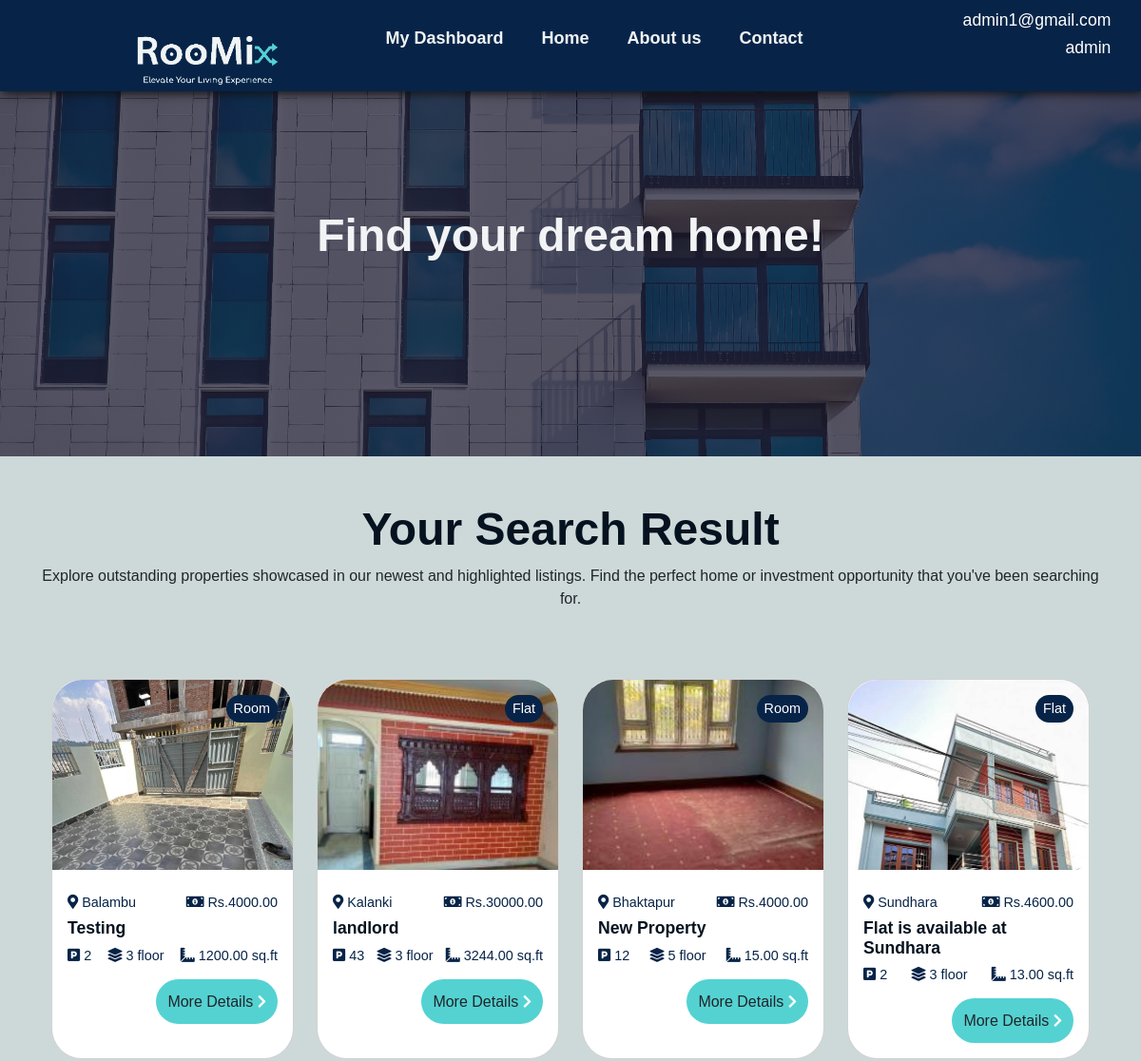
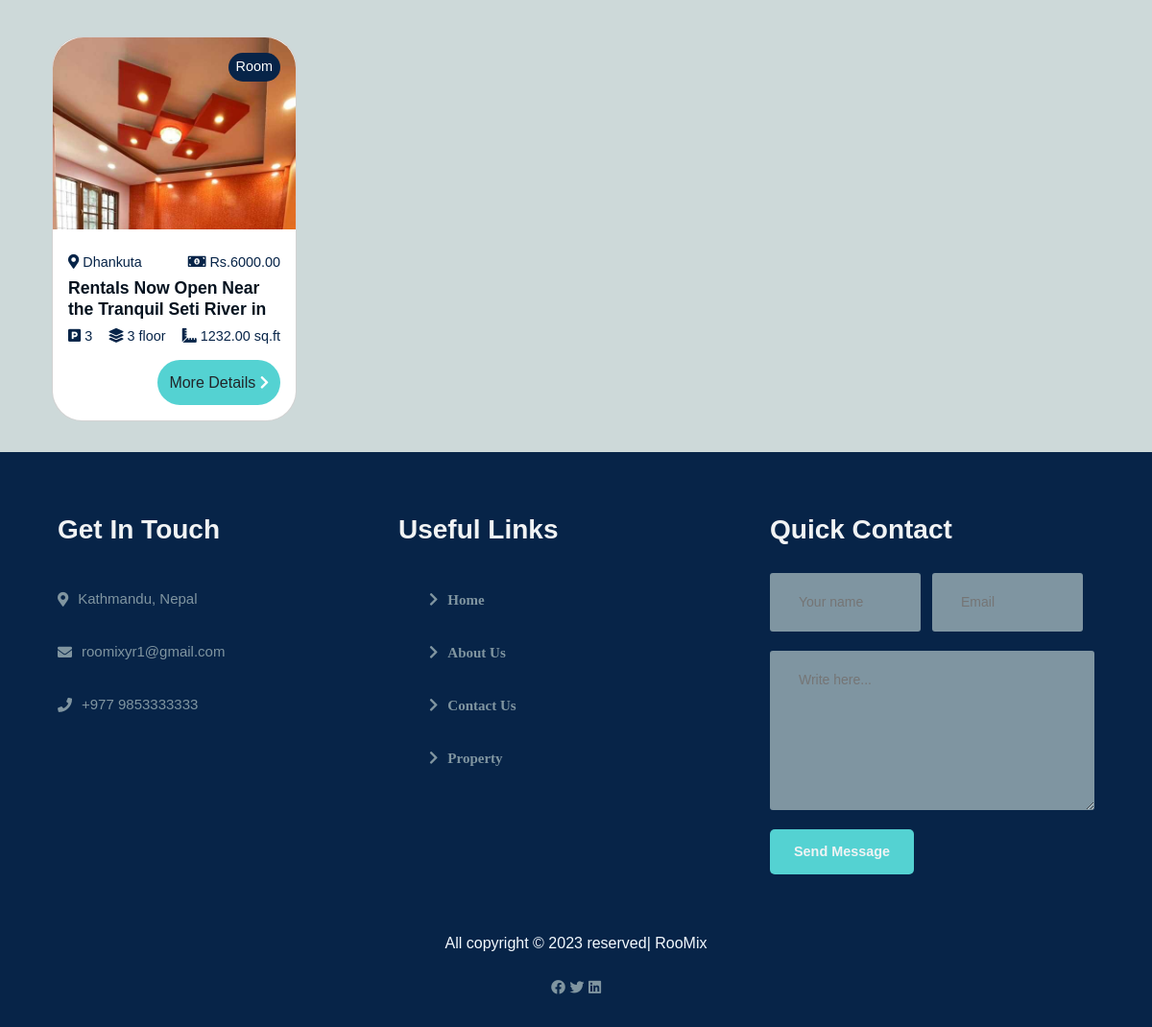
The page /clientAfterLogin/properties.php (signed in) on the database its author committed (2 pictures, top to bottom).
### tables this page shows
CREATE TABLE `property` (
  `id` int(11) NOT NULL,
  `property_title` varchar(255) NOT NULL,
  `description` text DEFAULT NULL,
  `property_type` enum('Room','Flat') NOT NULL,
  `kitchen` int(11) DEFAULT NULL,
  `bedroom` int(11) DEFAULT NULL,
  `living_room` int(11) DEFAULT NULL,
  `floor` int(11) DEFAULT NULL,
  `parking` int(11) DEFAULT NULL,
  `area` decimal(10,2) DEFAULT NULL,
  `total_price` decimal(10,2) DEFAULT NULL,
  `location` varchar(255) DEFAULT NULL,
  `added_date` timestamp NOT NULL DEFAULT current_timestamp(),
  `sold_status` tinyint(1) NOT NULL DEFAULT 1,
  `user_id` int(50) NOT NULL,
  `media` text DEFAULT NULL
);

### clientAfterLogin/properties.php (the view, shortened to what this page needs)
<!DOCTYPE html>
<html lang="en">
<?php
require '../includes/dbConnect.php'; ?>
<head>
    <link rel="stylesheet" href="https://use.fontawesome.com/releases/v5.15.4/css/all.css" />
    <link href="https://cdn.jsdelivr.net/npm/bootstrap@5.3.3/dist/css/bootstrap.min.css" rel="stylesheet">
    <link rel="stylesheet" href="style.css">
</head>
<body style="padding-top: 0.25px;">
     <nav style="justify-content: space-between;align-items: center;">
        <a href="index.php" class="active"><img src="image/logo.png" alt="logo"></a>
        <div class="navigation">
            <ul>
                <li>
                    <a href="..\userAdmin\index.php">My Dashboard</a>
                </li>
                <li><a href="index.php" >Home</a></li>
                <li><a href="aboutUs.php">About us</a></li>
                <li><a href="contact.php">Contact</a></li>
            </ul>
            <ul>
                <li class="userData">
                    <h6 style="color: white;"><?php echo $_SESSION["user"] ?></h6>
                    <h6 style="color: white;"><?php echo $_SESSION["userType"] ?></h6>
                </li>
            </ul>
        </div>
    </nav>
    <section id="properties" style="padding-top:2rem;">
        <h2><b>Find your dream home!</b></h2>
    </section>
    <div class="container my-5 mb-3">
        <div class="text-center">
            <h1>Your Search Result</h1>
            <p>Explore outstanding properties showcased in our newest and highlighted listings. Find the perfect home or investment opportunity that you've been searching for.</p>
            <?php
            $records_per_page = 5;
            $page = 1;
            $offset = ($page - 1) * $records_per_page;
            $filtered_property_query = "SELECT * FROM property WHERE sold_status = 1";
            $property_query = $filtered_property_query . " ORDER BY added_date DESC LIMIT $offset, $records_per_page";
            $query_run = mysqli_query($conn, $property_query);
            ?>
            <div class="container my-5 mb-3">
                <div class="row row-cols-1 row-cols-md-4 mt-2 g-4">
                    <?php
                    while ($row = mysqli_fetch_assoc($query_run)) {
                    ?>
                        <div class="col mb-3">
                            <div class="card h-100 rounded-5 position-relative">
                                <div class="image-container" style="height: 200px; overflow: hidden;">
                                    <?php
                                    if (!empty($row['media'])) {
                                        $image_urls = explode(',', $row['media']);
                                        $first_image = trim($image_urls[0]);
                                    }
                                    ?>
                                    <img src="<?php echo $first_image; ?>" class="card-img-top rounded-top-5" style="background-position: center; background-size: cover;" alt="image">
                                </div>
                                <span class="position-absolute top-0 end-0 mt-3 me-3 text-white py-1 px-2 rounded-pill" style="background-color: #072448;"><?php echo $row['property_type'] ?></span>
                                <div class="card-body">
                                    <div style=" display:flex; justify-content: space-between;">
                                        <span style="color: #072448;"><i class="fas fa-map-marker-alt mr-1"></i> <?php echo $row['location'] ?></span>
                                        <span style="color: #072448;"><i class="fas fa-money-bill-alt mr-1"></i> Rs.<?php echo $row['total_price'] ?></span>
                                    </div>
                                    <div class="description text-left" style="max-height: 2.6em; overflow: hidden;">
                                        <h6 class="card-text text-left" style="    text-align: left;">
                                            <b><?php echo $row['property_title'] ?></b>
                                        </h6>
                                    </div>
                                    <div>
                                        <div style=" display:flex; justify-content: space-between;">
                                            <span style="color: #072448;"><i class="fas fa-parking mr-1"></i> <?php echo $row['parking'] ?></span>
                                            <span style="color: #072448;"><i class="fas fa-layer-group mr-1"></i> <?php echo $row['floor'] ?> floor</span>
                                            <span style="color: #072448;"><i class="fas fa-ruler-combined mr-1"></i> <?php echo $row['area'] ?> sq.ft</span>
                                        </div>
                                    </div>
                                    <div class="d-flex justify-content-end mt-2 position-relative">
                                        <a href="p-detail.php?id=<?php echo $row['id'] ?>" class="btn custom-btn-color rounded-5">More Details <i class="arrow fas fa-chevron-right"></i></a>
                                    </div>
                                </div>
                            </div>
                        </div>
                    <?php
                    }
                    ?>
                </div>
            </div>
        </div>
    </div>
    <footer>
        <div class="f-main">
            <div class="footer-col about" id="about">
                <h3>Get In Touch</h3>
                <li><i class="fas fa-map-marker-alt"></i>Kathmandu, Nepal</li>
                <li><i class="fas fa-envelope"></i>roomixyr1@gmail.com</li>
                <li><i class="fas fa-phone"></i>+977 9853333333</li>
            </div>
            <div class="footer-col links">
                <h3>Useful Links</h3>
                <ul>
                    <li><i class="fas fa-chevron-right"><a href="index.php">Home</a></i></li>
                    <li><i class="fas fa-chevron-right"><a href="aboutUs.php">About Us</a></i></li>
                    <li><i class="fas fa-chevron-right"><a href="contact.php">Contact Us</a></i></li>
                    <li><i class="fas fa-chevron-right"><a href="properties.php">Property</a></i></li>
                </ul>
            </div>
            <div class="form">
                <h3>Quick Contact</h3>
                <div class="form-row">
                    <input type="text" placeholder="Your name">
                    <input type="text" placeholder="Email">
                </div>
                <div class="form-col">
                    <textarea name="" id="" cols="30" rows="6" placeholder="Write here..."></textarea>
                </div>
                <div class="form-col">
                    <button> Send Message</button>
                </div>
            </div>
        </div>
        <div class="copyright">
            <p>All copyright &#169; 2023 reserved| RooMix</p>
            <div class="<div class=" properties card">
                <i class="fab fa-facebook"></i>
                <i class="fab fa-twitter"></i>
                <i class="fab fa-linkedin"></i>
            </div>
        </div>
    </footer>
</body>
</html>

### clientAfterLogin/style.css (style rules this page uses)
:root { --c-primary: #072448; --c-secondary: #54d2d2; --c-bg-color: #b7c9c9af; --c-dark: #05121f; --c-light: #f1f3f4; --c-success: #42ea00; --c-danger: #e20704; --c-shadow: #0f0f0f; --c-btn: #54d2d2; --c-hover: #1f8d8d; --border-radius: 2rem; --card-border-radius: 1rem; --btn-padding: 0.6rem 2rem; --btn-radius: 3rem; --search-padding: 0.6rem 1rem; --m-padding: 8vh 8vw 8vh 8vw; --card-padding: 0.9rem 0.9rem 0 0.9rem; --body-padding: 1vh 8vw; --box-shadow: 2px 2px 10px; --card-padding-h: 1.0958vh; --card-margin-h: 1.0958vh; --sticky-top-left: 5.4rem; --sticky-top-right: -18rem; --btn-font: 1.125rem; }
* { margin: 0; padding: 0; box-sizing: border-box; }
html, body { width: 100%; height:0; font-family: "Poppins", sans-serif; background-color: var(--c-bg-color); }
h1 { font-size: 2.5rem; font-weight: 700; color: var(--c-primary); }
h1 { font-size: 3rem; font-weight: 700; color: var(--c-dark); }
span { font-size: 0.9rem; color: #757373; }
h6 { font-size: 1.1rem; color: var(--c-dark); }
nav { display: flex; flex-direction: row; align-items: center; position: fixed; width: 100%; height: 12vh; box-shadow: 2px 2px 10px var(--c-shadow); padding: var(--body-padding); background-color: var(--c-primary); z-index: 9999; }
nav img { height: 150px; cursor: pointer; }
nav .navigation { display: flex; flex-direction: row; gap: 8vw; }
nav .navigation ul { display: flex; justify-content: flex-end; align-items: center; }
nav .navigation ul li { list-style: none; margin-left: 40px; white-space: nowrap; }
nav .navigation ul li a { text-decoration: none; color: var(--c-light); font-size: var(--btn-font); font-weight: 600; }
footer { padding: 2% 5%; display: flex; flex-direction: row; flex-wrap: wrap; align-items: center; justify-content: space-between; background-color: var(--c-primary); }
footer .f-main { display: flex; flex-direction: row; width: 100%; justify-content: space-between; align-items: baseline; }
footer .footer-col { padding-bottom: 40px; }
footer h3 { color: var(--c-light); font-weight: 600; padding-bottom: 20px; }
footer li, i { display: flex; align-items: center; gap: 10px; padding: 10px 0; list-style: none; color: var(--c-bg-color); font-size: 15px; cursor: pointer; }
footer .links ul { display: flex; flex-direction: column; }
footer .links ul li { display: flex; flex-direction: row; }
footer .links ul li a { text-decoration: none; color: var(--c-bg-color); margin-left: 10px; }
footer p { color: #f4faff; }
footer input { width: 220px; padding: 15px 12px; background: var(--c-bg-color); border: none; outline: none; color: white; margin: 0px 12px 20px 0; }
footer .form { width: 35%; padding: 40px 0 40px 40px; border-radius: 10px; }
footer .form h3 { color: var(--c-light); font-weight: 600; padding-bottom: 20px; }
footer .form .form-row { display: flex; justify-content: space-between; width: 100%; }
footer .form .form-row input { width: 50%; font-size: 14px; font-weight: 400; border-radius: 3px; border: none; background: var(--c-bg-color); color: white; outline: nine; padding: 20px 30px; margin-bottom: 20px; }
footer .form .form-col input, footer .form .form-col textarea { display: flex; justify-content: flex-end; width: 100%; font-size: 14px; font-weight: 400; border-radius: 3px; border: none; background: var(--c-bg-color); color: var(--c-light); outline: nine; padding: 20px 30px; margin-bottom: 20px; }
footer .form button { font-size: 0.9rem; padding: 13px 25px; background: var(--c-btn); border-radius: 5px; outline: none; border: none; font-weight: 600; cursor: pointer; color: var(--c-light); }
footer .copyright { margin-top: 20px; display: flex; flex-wrap: wrap; flex-direction: column; justify-content: center; align-items: center; width: 100%; }
#properties { display: flex; flex-direction: column; align-items: center; justify-content: center; width: 100%; height: 60vh; color: var(--c-light); padding: var(--body-padding); background: linear-gradient(61deg, rgba(22, 20, 44, 0.7) 100%, rgba(0, 212, 255, 0) 100%), url(image/apartment.jpg); background-position: center; background-size: cover; }
#properties h2 { display: flex; flex-direction: column; justify-content: center; font-size: 3rem; width: 90%; text-align: center; }
input { width: 100%; padding: 8px; box-sizing: border-box; border: 1px solid #ccc; border-radius: 4px; }

### rows shown on the page
property: media (picture), property_type "Room", location "Balambu", total_price "4000.00", property_title "Testing", parking "2", floor "3", area "1200.00"
property: media (picture), property_type "Flat", location "Kalanki", total_price "30000.00", property_title "landlord", parking "43", floor "3", area "3244.00"
property: media (picture), property_type "Room", location "Bhaktapur", total_price "4000.00", property_title "New Property", parking "12", floor "5", area "15.00"
property: shows a picture, property_type "Flat", location "Sundhara", total_price "4600.00", property_title "Flat is available at Sundhara", parking "2", floor "3", area "13.00"
property: media (picture), property_type "Room", location "Dhankuta", total_price "6000.00", property_title "Rentals Now Open Near the Tranquil Seti River in…", parking "3", floor "3", area "1232.00"

### other values the page prints
$_SESSION["user"] "admin1@gmail.com"
$_SESSION["userType"] "admin"
